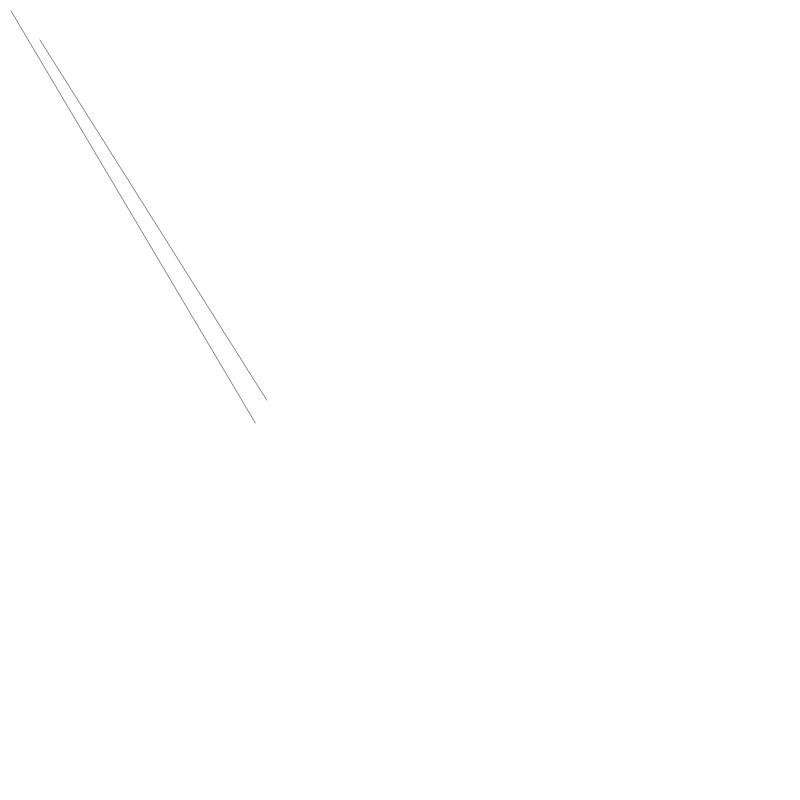
Frame 1 (no input)
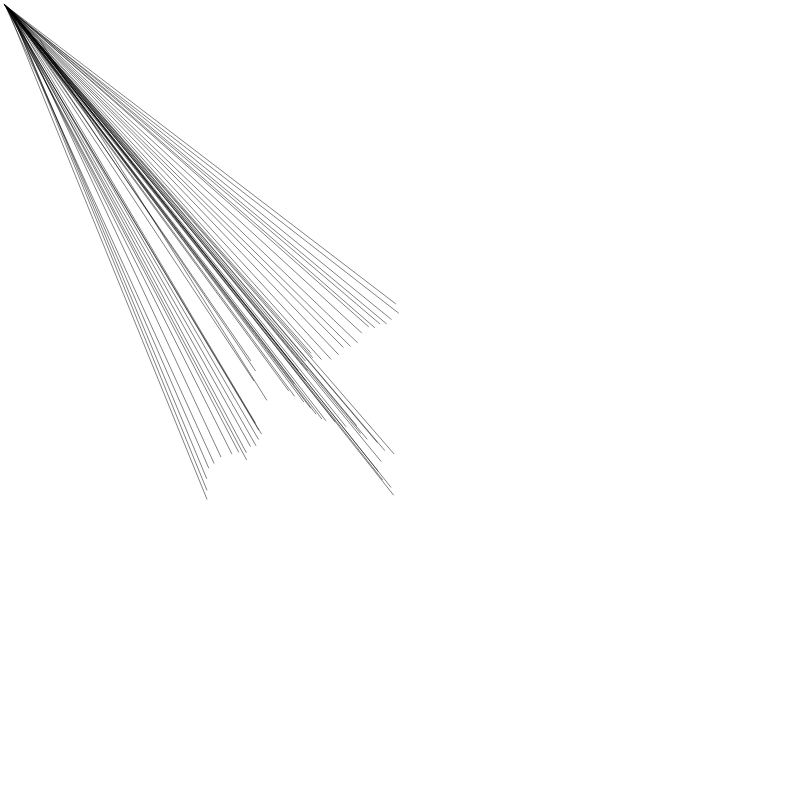
Frame 60 (no input)
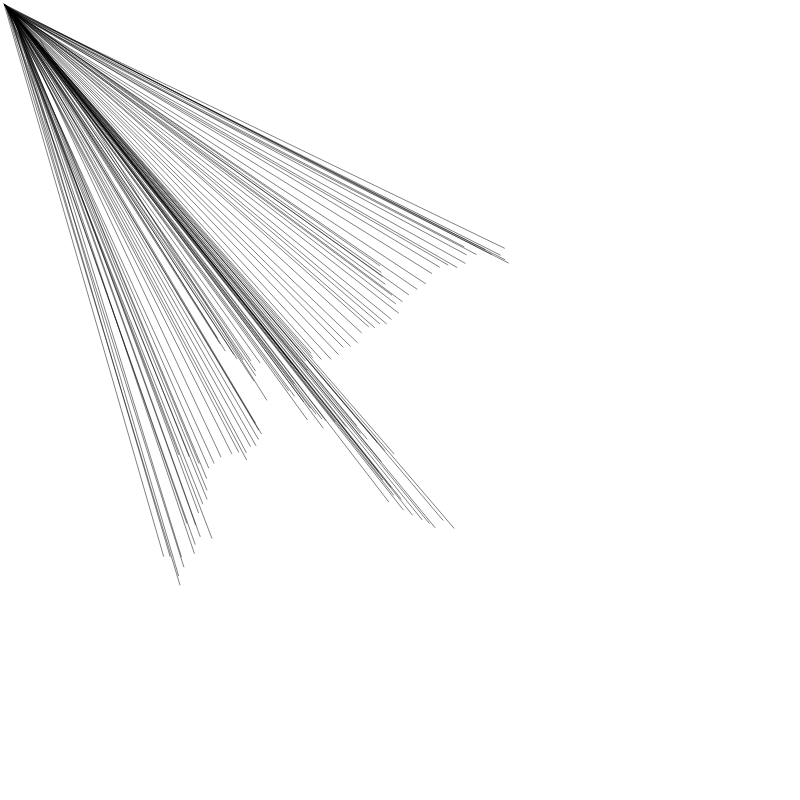
Frame 120 (the mouse pressed at the canvas centre since frame 60)

The p5.js sketch that drew these frames (run headless with seeded random() and noise() and a simulated clock; from frame 60 on, the mouse is pressed at the canvas centre):

// p5.js sketch
// ── sketch.js
'use strict';

var maxCount = 400;
var currentCount = 1;
var x = [];
var y = [];
var r = [];

function setup() {
  createCanvas(800, 800);
  strokeWeight(0.5);

  // first circle
  x[0] = width / 3;
  y[0] = height / 2;
  r[0] = 20;
}

function draw() {
  clear();

  // create a random set of parameters
  var newR = random(2, 7);
  var newX = random(newR, width - newR);
  var newY = random(newR, height - newR);

  var closestDist = Number.MAX_VALUE;
  var closestIndex = 0;
  // which circle is the closest?
  for (var i = 0; i < currentCount; i++) {
    var newDist = dist(newX, newY, x[i], y[i]);
    if (newDist < closestDist) {
      closestDist = newDist;
      closestIndex = i;
    }
  }

  // aline it to the closest circle outline
  var angle = atan2(newY - y[closestIndex], newX - x[closestIndex]);

  x[currentCount] = x[closestIndex] + cos(angle) * (r[closestIndex] + newR);
  y[currentCount] = y[closestIndex] + sin(angle) * (r[closestIndex] + newR);
  r[currentCount] = newR;
  currentCount++;

  for (var i = 0; i < currentCount; i++) {
    fill(50);
    line(x[i], y[i], r[i] * 2, r[i] * 2);
  }

  if (currentCount >= maxCount) noLoop();
}

function windowResized() {
  resizeCanvas(windowWidth, windowHeight);
}
